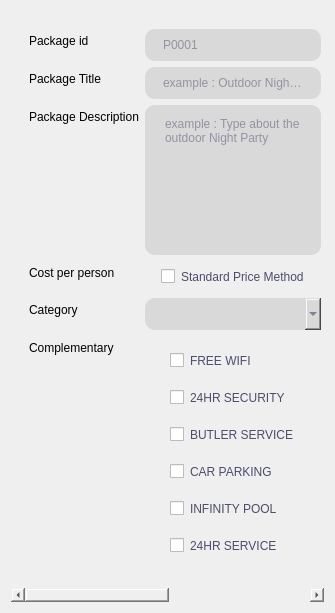
<?xml version="1.0" encoding="UTF-8"?>
<ui version="4.0">
 <class>add_package_form</class>
 <widget class="QWidget" name="add_package_form">
  <property name="geometry">
   <rect>
    <x>0</x>
    <y>0</y>
    <width>335</width>
    <height>613</height>
   </rect>
  </property>
  <property name="minimumSize">
   <size>
    <width>335</width>
    <height>400</height>
   </size>
  </property>
  <property name="maximumSize">
   <size>
    <width>16777215</width>
    <height>16777215</height>
   </size>
  </property>
  <property name="windowTitle">
   <string>add_package</string>
  </property>
  <property name="styleSheet">
   <string notr="true">border:none;</string>
  </property>
  <layout class="QHBoxLayout" name="horizontalLayout">
   <item>
    <widget class="QScrollArea" name="display_mgt_package_3">
     <property name="minimumSize">
      <size>
       <width>200</width>
       <height>0</height>
      </size>
     </property>
     <property name="maximumSize">
      <size>
       <width>16777215</width>
       <height>16777215</height>
      </size>
     </property>
     <property name="lineWidth">
      <number>0</number>
     </property>
     <property name="widgetResizable">
      <bool>true</bool>
     </property>
     <widget class="QWidget" name="scrollAreaWidgetContents_4">
      <property name="geometry">
       <rect>
        <x>0</x>
        <y>0</y>
        <width>648</width>
        <height>578</height>
       </rect>
      </property>
      <layout class="QHBoxLayout" name="horizontalLayout_2">
       <item>
        <widget class="QFrame" name="frame">
         <property name="frameShape">
          <enum>QFrame::StyledPanel</enum>
         </property>
         <property name="frameShadow">
          <enum>QFrame::Raised</enum>
         </property>
         <layout class="QVBoxLayout" name="verticalLayout">
          <item>
           <layout class="QFormLayout" name="formLayout">
            <item row="0" column="0">
             <widget class="QLabel" name="label_12">
              <property name="text">
               <string>Package id</string>
              </property>
             </widget>
            </item>
            <item row="0" column="1">
             <widget class="QLineEdit" name="txt_p_id">
              <property name="styleSheet">
               <string notr="true">QLineEdit{
    background-color: #D9D9D9;
	font: 10pt &quot;SF Pro Display&quot;;
    color: #4C4C6C;
    border: none;
    border-radius: 10px;
    padding: 8px 16px; 
	text-align: left;
}</string>
              </property>
              <property name="placeholderText">
               <string>P0001</string>
              </property>
             </widget>
            </item>
            <item row="1" column="0">
             <widget class="QLabel" name="label_13">
              <property name="text">
               <string>Package Title</string>
              </property>
             </widget>
            </item>
            <item row="1" column="1">
             <widget class="QLineEdit" name="txt_p_title">
              <property name="styleSheet">
               <string notr="true">QLineEdit{
    background-color: #D9D9D9;
	font: 10pt &quot;SF Pro Display&quot;;
    color: #4C4C6C;
    border: none;
    border-radius: 10px;
    padding: 8px 16px; 
	text-align: left;
}</string>
              </property>
              <property name="placeholderText">
               <string>example : Outdoor Night Party</string>
              </property>
             </widget>
            </item>
            <item row="2" column="0">
             <widget class="QLabel" name="label_14">
              <property name="text">
               <string>Package Description</string>
              </property>
             </widget>
            </item>
            <item row="2" column="1">
             <widget class="QTextEdit" name="txt_p_description">
              <property name="styleSheet">
               <string notr="true">QTextEdit{
    background-color: #D9D9D9;
	font: 10pt &quot;SF Pro Display&quot;;
    color: #4C4C6C;
    border: none;
    border-radius: 10px;
    padding: 8px 16px; 
	text-align: left;
}</string>
              </property>
              <property name="placeholderText">
               <string>example : Type about the outdoor Night Party</string>
              </property>
             </widget>
            </item>
            <item row="3" column="0">
             <widget class="QLabel" name="label_15">
              <property name="text">
               <string>Cost per person</string>
              </property>
             </widget>
            </item>
            <item row="3" column="1">
             <widget class="QCheckBox" name="chk_price">
              <property name="styleSheet">
               <string notr="true">QCheckBox{
    background-color: none;
	font: 10pt &quot;SF Pro Display&quot;;
    color: #4C4C6C;
    border: none;
    border-radius: 10px;
    padding: 8px 16px; 
	text-align: left;
}</string>
              </property>
              <property name="text">
               <string>Standard Price Method</string>
              </property>
             </widget>
            </item>
            <item row="4" column="0">
             <widget class="QLabel" name="label_16">
              <property name="text">
               <string>Category</string>
              </property>
             </widget>
            </item>
            <item row="4" column="1">
             <widget class="QComboBox" name="cmb_category">
              <property name="styleSheet">
               <string notr="true">QComboBox{
    background-color: #D9D9D9;
	font: 10pt &quot;SF Pro Display&quot;;
    color: #4C4C6C;
    border: none;
    border-radius: 10px;
    padding: 8px 16px; 
	text-align: left;
}</string>
              </property>
             </widget>
            </item>
            <item row="5" column="0">
             <widget class="QLabel" name="label_17">
              <property name="text">
               <string>Complementary</string>
              </property>
             </widget>
            </item>
            <item row="5" column="1">
             <widget class="QFrame" name="frame_16">
              <property name="styleSheet">
               <string notr="true">QCheckBox{
    background-color: none;
	font: 10pt &quot;SF Pro Display&quot;;
    color: #4C4C6C;
    border: none;
    border-radius: 10px;
    padding: 8px 16px; 
	text-align: left;
}</string>
              </property>
              <property name="frameShape">
               <enum>QFrame::StyledPanel</enum>
              </property>
              <property name="frameShadow">
               <enum>QFrame::Raised</enum>
              </property>
              <layout class="QVBoxLayout" name="verticalLayout_18">
               <item>
                <widget class="QCheckBox" name="chk_com_wifi">
                 <property name="text">
                  <string>FREE WIFI</string>
                 </property>
                </widget>
               </item>
               <item>
                <widget class="QCheckBox" name="chk_com_security">
                 <property name="text">
                  <string>24HR SECURITY</string>
                 </property>
                </widget>
               </item>
               <item>
                <widget class="QCheckBox" name="chk_com_butler_service">
                 <property name="text">
                  <string>BUTLER SERVICE</string>
                 </property>
                </widget>
               </item>
               <item>
                <widget class="QCheckBox" name="chk_com_car">
                 <property name="text">
                  <string>CAR PARKING</string>
                 </property>
                </widget>
               </item>
               <item>
                <widget class="QCheckBox" name="chk_com_pool">
                 <property name="text">
                  <string>INFINITY POOL</string>
                 </property>
                </widget>
               </item>
               <item>
                <widget class="QCheckBox" name="chk_com_24hr_service">
                 <property name="text">
                  <string>24HR SERVICE </string>
                 </property>
                </widget>
               </item>
              </layout>
             </widget>
            </item>
           </layout>
          </item>
         </layout>
        </widget>
       </item>
       <item>
        <widget class="QFrame" name="frame_2">
         <property name="frameShape">
          <enum>QFrame::StyledPanel</enum>
         </property>
         <property name="frameShadow">
          <enum>QFrame::Raised</enum>
         </property>
         <layout class="QVBoxLayout" name="verticalLayout_2">
          <item>
           <layout class="QFormLayout" name="formLayout_2">
            <item row="0" column="0">
             <widget class="QLabel" name="label_25">
              <property name="text">
               <string>Package Image</string>
              </property>
             </widget>
            </item>
            <item row="0" column="1">
             <widget class="QPushButton" name="btn_browser_img_2">
              <property name="maximumSize">
               <size>
                <width>150</width>
                <height>16777215</height>
               </size>
              </property>
              <property name="styleSheet">
               <string notr="true">/* Default button style */
QPushButton {
    background-color: #D9D9D9;
	font: 10pt &quot;SF Pro Display&quot;;
    color: #00000;
    border: none;
    border-radius: 5px;
    padding: 8px 16px; 

}

/* Button style on hover */
QPushButton:hover {
 background-color: #46464b;
	color: #ffffff;
	font-weight: bold;
}

/* Button style when pressed */
QPushButton:pressed {
    background-color: #AE544F;
 	color: #FFFFFF;
}

QPushButton:checked {
	background-color: #AE544F;
 	color: #FFFFFF;
}</string>
              </property>
              <property name="text">
               <string>Browser Image</string>
              </property>
             </widget>
            </item>
            <item row="1" column="1">
             <widget class="QLabel" name="lbl_display_img_2">
              <property name="minimumSize">
               <size>
                <width>0</width>
                <height>150</height>
               </size>
              </property>
              <property name="maximumSize">
               <size>
                <width>240</width>
                <height>140</height>
               </size>
              </property>
              <property name="styleSheet">
               <string notr="true">QLabel{
    background-color: #D9D9D9;
	font: 10pt &quot;SF Pro Display&quot;;
    color: #4C4C6C;
    border: none;
    border-radius: 10px;
    padding: 8px 16px; 
	text-align: left;
}</string>
              </property>
              <property name="text">
               <string/>
              </property>
             </widget>
            </item>
            <item row="2" column="1">
             <spacer name="verticalSpacer">
              <property name="orientation">
               <enum>Qt::Vertical</enum>
              </property>
              <property name="sizeHint" stdset="0">
               <size>
                <width>20</width>
                <height>40</height>
               </size>
              </property>
             </spacer>
            </item>
           </layout>
          </item>
          <item>
           <widget class="QFrame" name="frame_19">
            <property name="frameShape">
             <enum>QFrame::StyledPanel</enum>
            </property>
            <property name="frameShadow">
             <enum>QFrame::Raised</enum>
            </property>
            <layout class="QHBoxLayout" name="horizontalLayout_9">
             <item>
              <spacer name="horizontalSpacer_7">
               <property name="orientation">
                <enum>Qt::Horizontal</enum>
               </property>
               <property name="sizeHint" stdset="0">
                <size>
                 <width>23</width>
                 <height>20</height>
                </size>
               </property>
              </spacer>
             </item>
             <item>
              <widget class="QPushButton" name="btn_clear_2">
               <property name="sizePolicy">
                <sizepolicy hsizetype="Expanding" vsizetype="Fixed">
                 <horstretch>0</horstretch>
                 <verstretch>0</verstretch>
                </sizepolicy>
               </property>
               <property name="minimumSize">
                <size>
                 <width>120</width>
                 <height>0</height>
                </size>
               </property>
               <property name="styleSheet">
                <string notr="true">/* Default button style */
QPushButton {
    background-color: #C79C99;
	font: 10pt &quot;SF Pro Display&quot;;
    color: #00000;
    border: none;
    border-radius: 5px;
    padding: 8px 16px; 

}

/* Button style on hover */
QPushButton:hover {
 background-color: #46464b;
	color: #ffffff;
	font-weight: bold;
}

/* Button style when pressed */
QPushButton:pressed {
    background-color: #AE544F;
 	color: #FFFFFF;
}

QPushButton:checked {
	background-color: #AE544F;
 	color: #FFFFFF;
}</string>
               </property>
               <property name="text">
                <string>Clear</string>
               </property>
              </widget>
             </item>
             <item>
              <spacer name="horizontalSpacer_8">
               <property name="orientation">
                <enum>Qt::Horizontal</enum>
               </property>
               <property name="sizeHint" stdset="0">
                <size>
                 <width>2</width>
                 <height>20</height>
                </size>
               </property>
              </spacer>
             </item>
             <item>
              <widget class="QPushButton" name="btn_save_package_2">
               <property name="sizePolicy">
                <sizepolicy hsizetype="Preferred" vsizetype="Fixed">
                 <horstretch>0</horstretch>
                 <verstretch>0</verstretch>
                </sizepolicy>
               </property>
               <property name="minimumSize">
                <size>
                 <width>120</width>
                 <height>0</height>
                </size>
               </property>
               <property name="styleSheet">
                <string notr="true">/* Default button style */
QPushButton {
    background-color: #4C4C6C;
	font: 10pt &quot;SF Pro Display&quot;;
    color: #ffffff;
    border: none;
    border-radius: 5px;
    padding: 8px 16px; 



}

/* Button style on hover */
QPushButton:hover {
 background-color: #46464b;
	color: #ffffff;
	font-weight: bold;
}

/* Button style when pressed */
QPushButton:pressed {
    background-color: #AE544F;
 	color: #FFFFFF;
}

QPushButton:checked {
	background-color: #AE544F;
 	color: #FFFFFF;
}</string>
               </property>
               <property name="text">
                <string>Save</string>
               </property>
              </widget>
             </item>
             <item>
              <spacer name="horizontalSpacer_9">
               <property name="orientation">
                <enum>Qt::Horizontal</enum>
               </property>
               <property name="sizeHint" stdset="0">
                <size>
                 <width>1</width>
                 <height>20</height>
                </size>
               </property>
              </spacer>
             </item>
            </layout>
           </widget>
          </item>
         </layout>
        </widget>
       </item>
      </layout>
     </widget>
    </widget>
   </item>
  </layout>
 </widget>
 <resources/>
 <connections/>
</ui>
